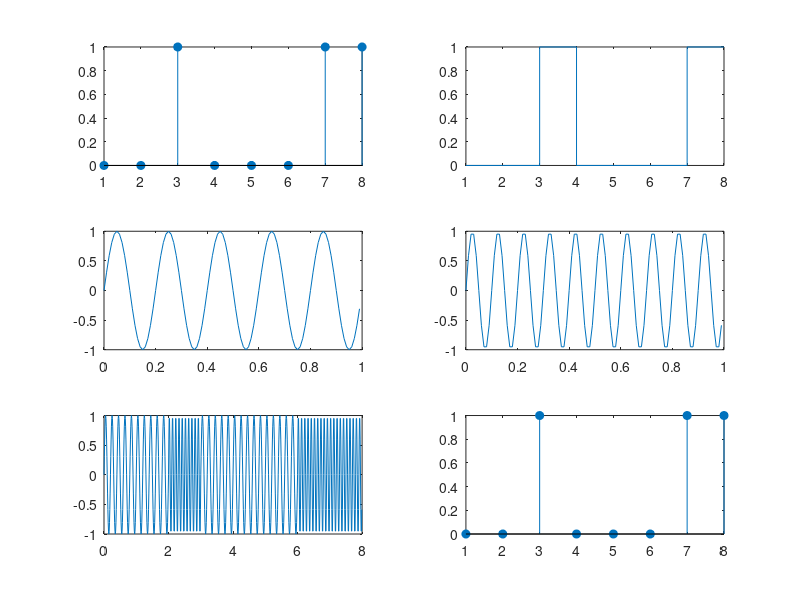

Reproduce this figure in MATLAB.
clc; clear all; close all;

tb=1;
fs=100;
t=0:1/fs:tb-1/fs;
fm1=5;
fm2=10;
msg1=sin(2*pi*fm1*t);
msg2=sin(2*pi*fm2*t);
n=8;
bit_seq=randi([0 1],1,n);

%FSK Modulation
fsk=[];
for i=1:n
    if bit_seq(i)==1
        fsk=[fsk msg2];
    else
        fsk=[fsk msg1];
    end
end

%FSK Demodulation
rec_bits=[];
idx=1;
for i=1:n
    part=fsk(idx:idx+fs-1);
    e1=sum(part.*msg1);
    e2=sum(part.*msg2);
    rec_bits(i)=e2>e1;
    idx=idx+fs;
end

T=0:1/fs:(n*tb)-1/fs;

subplot(3,2,1);
stem(bit_seq,'filled');
subplot(3,2,2);
stairs(bit_seq);
subplot(3,2,3);
plot(t,msg1);
subplot(3,2,4);
plot(t,msg2);
subplot(3,2,5);
plot(T,fsk);
subplot(3,2,6);
stem(rec_bits,'filled');
